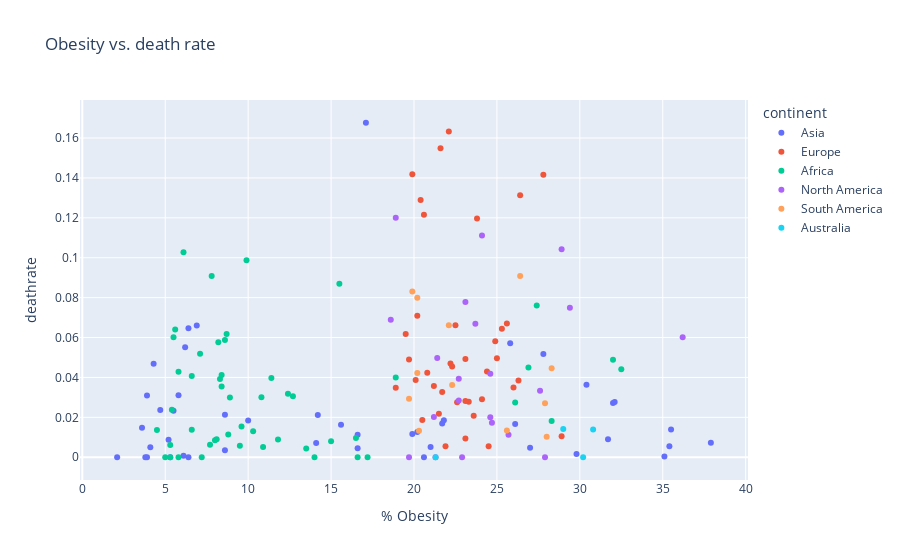

Source (notebook cell):
### Code cell
fig = px.scatter(final_data,
    x = '% Obesity',
    y = 'deathrate',
    hover_name=countries,
    color='continent',
    title='Obesity vs. death rate')
fig.show()

### Figure 1 — Plotly figure (JSON) as saved in the notebook; plotly's stock layout.template omitted (floating-point values rounded to 4 significant figures)
{"data": [{"hovertemplate": "<b>%{hovertext}</b><br><br>continent=Asia<br>% Obesity=%{x}<br>deathrate=%{y}<extra></extra>", "hovertext": ["Afghanistan", "Armenia", "Azerbaijan", "Bahrain", "Bangladesh", "Bhutan", "Brunei", "Burma", "Cambodia", "China", "Cyprus", "Georgia", "India", "Indonesia", "Iran", "Iraq", "Israel", "Japan", "Jordan", "Kazakhstan", "Korea, South", "Kuwait", "Kyrgyzstan", "Laos", "Lebanon", "Malaysia", "Maldives", "Mongolia", "Nepal", "Oman", "Pakistan", "Philippines", "Qatar", "Saudi Arabia", "Singapore", "Sri Lanka", "Syria", "Tajikistan", "Thailand", "Timor-Leste", "Turkey", "United Arab Emirates", "Uzbekistan", "Vietnam", "Yemen"], "legendgroup": "Asia", "marker": {"color": "#636efa", "symbol": "circle"}, "mode": "markers", "name": "Asia", "showlegend": true, "type": "scatter", "x": [5.5, 20.2, 19.9, 29.8, 3.6, 6.4, 14.1, 5.8, 3.9, 6.2, 21.8, 21.7, 3.9, 6.9, 25.8, 30.4, 26.1, 4.3, 35.5, 21, 4.7, 37.9, 16.6, 5.3, 32, 15.6, 8.6, 20.6, 4.1, 27, 8.6, 6.4, 35.1, 35.4, 6.1, 5.2, 27.8, 14.2, 10, 3.8, 32.1, 31.7, 16.6, 2.1, 17.1], "xaxis": "x", "y": [0.02326, 0.0127, 0.01165, 0.001593, 0.01473, 0, 0.007092, 0.03109, 0, 0.05517, 0.01852, 0.01697, 0.03101, 0.06601, 0.05713, 0.03628, 0.01669, 0.04692, 0.01387, 0.005184, 0.02367, 0.007218, 0.01126, 0, 0.02725, 0.01634, 0.0035, 0, 0.004975, 0.004761, 0.02136, 0.06467, 0.0004213, 0.005497, 0.000764, 0.008763, 0.05172, 0.02118, 0.01846, 0, 0.0277, 0.009057, 0.004553, 0, 0.1677], "yaxis": "y"}, {"hovertemplate": "<b>%{hovertext}</b><br><br>continent=Europe<br>% Obesity=%{x}<br>deathrate=%{y}<extra></extra>", "hovertext": ["Albania", "Andorra", "Austria", "Belarus", "Belgium", "Bulgaria", "Croatia", "Czechia", "Denmark", "Estonia", "Finland", "France", "Germany", "Greece", "Hungary", "Iceland", "Ireland", "Italy", "Latvia", "Lithuania", "Luxembourg", "Malta", "Moldova", "Montenegro", "Netherlands", "Norway", "Poland", "Portugal", "Romania", "Russia", "Serbia", "Slovakia", "Slovenia", "Spain", "Sweden", "Switzerland", "Ukraine", "United Kingdom"], "legendgroup": "Europe", "marker": {"color": "#EF553B", "symbol": "circle"}, "mode": "markers", "name": "Europe", "showlegend": true, "type": "scatter", "x": [21.7, 25.6, 20.1, 24.5, 22.1, 25, 24.4, 26, 19.7, 21.2, 22.2, 21.6, 22.3, 24.9, 26.4, 21.9, 25.3, 19.9, 23.6, 26.3, 22.6, 28.9, 18.9, 23.3, 20.4, 23.1, 23.1, 20.8, 22.5, 23.1, 21.5, 20.5, 20.2, 23.8, 20.6, 19.5, 24.1, 27.8], "xaxis": "x", "y": [0.03267, 0.06702, 0.03872, 0.005554, 0.1633, 0.04958, 0.04301, 0.03493, 0.04901, 0.03573, 0.04704, 0.1549, 0.04546, 0.0581, 0.1313, 0.005549, 0.06437, 0.1419, 0.02075, 0.03841, 0.02754, 0.01054, 0.03486, 0.02778, 0.129, 0.02818, 0.0492, 0.04237, 0.06614, 0.009459, 0.0218, 0.01873, 0.07089, 0.1197, 0.1215, 0.06176, 0.02903, 0.1416], "yaxis": "y"}, {"hovertemplate": "<b>%{hovertext}</b><br><br>continent=Africa<br>% Obesity=%{x}<br>deathrate=%{y}<extra></extra>", "hovertext": ["Algeria", "Angola", "Benin", "Botswana", "Burkina Faso", "Burundi", "Cabo Verde", "Cameroon", "Chad", "Comoros", "Cote d'Ivoire", "Djibouti", "Egypt", "Equatorial Guinea", "Eritrea", "Eswatini", "Ethiopia", "Gabon", "Ghana", "Guinea", "Guinea-Bissau", "Kenya", "Lesotho", "Liberia", "Libya", "Madagascar", "Malawi", "Mali", "Mauritania", "Mauritius", "Morocco", "Mozambique", "Namibia", "Niger", "Nigeria", "Rwanda", "Sao Tome and Principe", "Senegal", "Seychelles", "Sierra Leone", "Somalia", "South Africa", "South Sudan", "Sudan", "Tanzania", "Togo", "Tunisia", "Uganda", "Zambia", "Zimbabwe"], "legendgroup": "Africa", "marker": {"color": "#00cc96", "symbol": "circle"}, "mode": "markers", "name": "Africa", "showlegend": true, "type": "scatter", "x": [27.4, 8.2, 9.6, 18.9, 5.6, 5.4, 11.8, 11.4, 6.1, 7.8, 10.3, 13.5, 32, 8, 5, 16.5, 4.5, 15, 10.9, 7.7, 9.5, 7.1, 16.6, 9.9, 32.5, 5.3, 5.8, 8.6, 12.7, 10.8, 26.1, 7.2, 17.2, 5.5, 8.9, 5.8, 12.4, 8.8, 14, 8.7, 8.3, 28.3, 6.6, 6.6, 8.4, 8.4, 26.9, 5.3, 8.1, 15.5], "xaxis": "x", "y": [0.07605, 0.05769, 0.01538, 0.04, 0.06407, 0.02381, 0.008955, 0.03967, 0.1028, 0.09091, 0.01301, 0.004326, 0.04887, 0.008485, 0, 0.009615, 0.0137, 0.007989, 0.005085, 0.006287, 0.00578, 0.05192, 0, 0.09871, 0.04412, 0.006135, 0.04286, 0.05882, 0.03053, 0.03012, 0.02748, 0, 0, 0.06018, 0.03, 0, 0.03187, 0.01146, 0, 0.0618, 0.03928, 0.01814, 0.01379, 0.04069, 0.04126, 0.0355, 0.04502, 0, 0.009067, 0.08696], "yaxis": "y"}, {"hovertemplate": "<b>%{hovertext}</b><br><br>continent=North America<br>% Obesity=%{x}<br>deathrate=%{y}<extra></extra>", "hovertext": ["Antigua and Barbuda", "Barbados", "Belize", "Canada", "Costa Rica", "Cuba", "Dominica", "Dominican Republic", "El Salvador", "Grenada", "Guatemala", "Haiti", "Honduras", "Jamaica", "Mexico", "Nicaragua", "Panama", "Saint Kitts and Nevis", "Saint Lucia", "Trinidad and Tobago", "United States"], "legendgroup": "North America", "marker": {"color": "#ab63fa", "symbol": "circle"}, "mode": "markers", "name": "North America", "showlegend": true, "type": "scatter", "x": [18.9, 23.1, 24.1, 29.4, 25.7, 24.6, 27.9, 27.6, 24.6, 21.3, 21.2, 22.7, 21.4, 24.7, 28.9, 23.7, 22.7, 22.9, 19.7, 18.6, 36.2], "xaxis": "x", "y": [0.12, 0.07778, 0.1111, 0.07489, 0.01134, 0.04187, 0, 0.03335, 0.02003, 0, 0.02016, 0.0394, 0.04975, 0.01731, 0.1043, 0.06693, 0.02848, 0, 0, 0.06897, 0.06014], "yaxis": "y"}, {"hovertemplate": "<b>%{hovertext}</b><br><br>continent=South America<br>% Obesity=%{x}<br>deathrate=%{y}<extra></extra>", "hovertext": ["Argentina", "Bolivia", "Brazil", "Chile", "Colombia", "Ecuador", "Guyana", "Paraguay", "Peru", "Suriname", "Uruguay", "Venezuela"], "legendgroup": "South America", "marker": {"color": "#FFA15A", "symbol": "circle"}, "mode": "markers", "name": "South America", "showlegend": true, "type": "scatter", "x": [28.3, 20.2, 22.1, 28, 22.3, 19.9, 20.2, 20.3, 19.7, 26.4, 27.9, 25.6], "xaxis": "x", "y": [0.04461, 0.04218, 0.06614, 0.01027, 0.0362, 0.08313, 0.08, 0.01327, 0.02929, 0.09091, 0.0271, 0.01335], "yaxis": "y"}, {"hovertemplate": "<b>%{hovertext}</b><br><br>continent=Australia<br>% Obesity=%{x}<br>deathrate=%{y}<extra></extra>", "hovertext": ["Australia", "Fiji", "New Zealand", "Papua New Guinea"], "legendgroup": "Australia", "marker": {"color": "#19d3f3", "symbol": "circle"}, "mode": "markers", "name": "Australia", "showlegend": true, "type": "scatter", "x": [29, 30.2, 30.8, 21.3], "xaxis": "x", "y": [0.01414, 0, 0.01397, 0], "yaxis": "y"}], "layout": {"legend": {"title": {"text": "continent"}, "tracegroupgap": 0}, "title": {"text": "Obesity vs. death rate"}, "xaxis": {"anchor": "y", "domain": [0, 1], "title": {"text": "% Obesity"}}, "yaxis": {"anchor": "x", "domain": [0, 1], "title": {"text": "deathrate"}}}}
